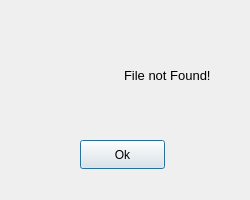
<?xml version="1.0" encoding="UTF-8"?>
<ui version="4.0">
 <class>fileNotPopUp</class>
 <widget class="QDialog" name="fileNotPopUp">
  <property name="geometry">
   <rect>
    <x>0</x>
    <y>0</y>
    <width>250</width>
    <height>200</height>
   </rect>
  </property>
  <property name="windowTitle">
   <string>Dialog</string>
  </property>
  <widget class="QPushButton" name="okButton">
   <property name="geometry">
    <rect>
     <x>80</x>
     <y>140</y>
     <width>85</width>
     <height>29</height>
    </rect>
   </property>
   <property name="text">
    <string>Ok</string>
   </property>
  </widget>
  <widget class="QWidget" name="">
   <property name="geometry">
    <rect>
     <x>40</x>
     <y>50</y>
     <width>171</width>
     <height>50</height>
    </rect>
   </property>
   <layout class="QHBoxLayout" name="horizontalLayout">
    <item>
     <widget class="QLabel" name="iconLabel">
      <property name="text">
       <string/>
      </property>
      <property name="pixmap">
       <pixmap resource="resource.qrc">:/img/img/error_icon.png</pixmap>
      </property>
     </widget>
    </item>
    <item>
     <widget class="QLabel" name="errorMessageLabel">
      <property name="font">
       <font>
        <pointsize>10</pointsize>
       </font>
      </property>
      <property name="text">
       <string>File not Found!</string>
      </property>
     </widget>
    </item>
   </layout>
  </widget>
 </widget>
 <resources>
  <include location="resource.qrc"/>
 </resources>
 <connections/>
</ui>
